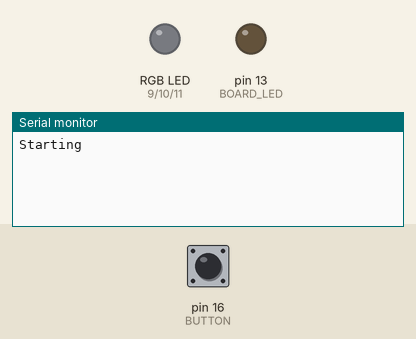
This program was run on a simulated Arduino Uno, built with avr-gcc and run on an emulated ATmega328P. Shown: an RGB LED mixed from three pins (HIGH = lit), output pins drawn as LEDs (lit = HIGH), the last lines printed to the serial monitor. The inputs (shaded band) are chosen by the test bench; at power-on: pin 16 (BUTTON) HIGH. Random numbers use the default seed unless the program sets one.

Above: at 1.2 s.
1.3 s: pin 16 (BUTTON) pulled LOW for 0.15 s
At 3.6 s:
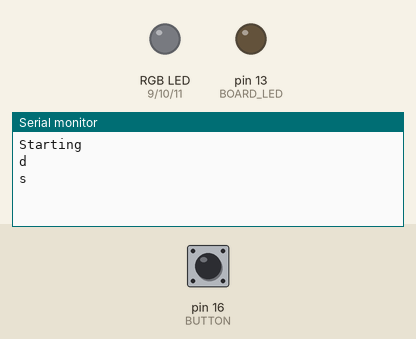
4.0 s: pin 16 (BUTTON) pulled LOW for 1 s
At 5.9 s:
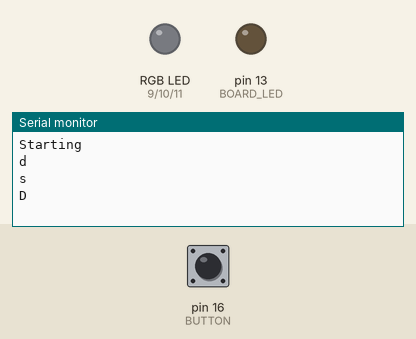

The program:

main.cpp
```cpp
/*--------------------------------------------------------------------
Name:   Carl Olson
Date:   February 28th, 2024
Course: CSCE 336 Embedded Systems (Spring 2024)
File:   main.cpp
HW/Lab: Homework 3

Purp: Further introduce students to peripheral configuration using registers by giving them a project of using a pushbutton and RGB LED to implement morse code

Doc:  N/A

Academic Integrity Statement: I certify that, while others may have
assisted me in brain storming, debugging and validating this program,
the program itself is my own work. I understand that submitting code
which is the work of other individuals is a violation of the honor
code.  I also understand that if I knowingly give my original work to
another individual is also a violation of the honor code.
--------------------------------------------------------------------*/


#include <Arduino.h>
#include "morse.h"

// result values for part 2 of homework
volatile int8_t result_8;
volatile int16_t result_16;
volatile int32_t result_32;
volatile float result_f;

// bool to only allow entrance to section of code on first runthrough
volatile bool firstTime = true;

// bool to only allow the long pause symbol (s) to be printed once
volatile bool printedPause = true;

// store time for keeping track of if long pause occurrs
volatile int time = 0;

// buffer to store last 4 morse code values input through the button
volatile uint8_t last4Morse[4];

//red, green, and blue morse code values for r, g, and b respectively
const uint8_t redMorse[3] = {0, 1, 0};
const uint8_t greenMorse[3] = {1, 1, 0};
const uint8_t blueMorse[4] = {1, 0, 0, 0};

// Definitions for LED assignments:
#define BOARD_LED 5   //pin 13 is PortB bit 5
#define RED_LED 1     //pin 9 is PortB bit 1
#define GREEN_LED 2  //pin 10 is PortB bit 2
#define BLUE_LED 3   //pin 11 is PortB bit 3
#define BUTTON 2


void problem2() {
  // put your main code here, to run repeatedly:
  if(firstTime) {
    firstTime = false;
    int8_t a,b;
    int16_t c,d;
    int32_t e,f;
    float g,h;

    a = (int8_t) (rand() & 0xFF);
    b = (int8_t) (rand() & 0xFF);

    result_8 = a-b;
    asm volatile ("nop");
    result_8 = a/b;


    c = (int16_t) (rand() & 0xFFFF);
    d = (int16_t) (rand() & 0xFFFF);

    result_16 = c-d;
    asm volatile ("nop");
    result_16 = c/d;

    e = (int32_t) (rand() & 0xFFFFFFFF);
    f = (int32_t) (rand() & 0xFFFFFFFF);

    result_32 = e-f;
    asm volatile ("nop");
    result_32 = e/f;


    g = (float) (rand() & 0xFFFF) / 10;
    h = (float) (rand() & 0xFFFF) / 10;
    int x = micros();
    result_f = g - h;
    int y = micros();
    Serial.print("Subtraction microseconds: ");
    Serial.println(y - x);
    asm volatile ("nop");
    x = micros();
    result_f = g / h;
    y = micros();
    Serial.print("Division microseconds: ");
    Serial.println(y - x);

  }

}

void problem4Setup() {
  //Set pinmode for Button as input
  DDRC &= ~(1 << BUTTON);
  //Enable pullup
  PORTC |= (1 << BUTTON);  //set output to enable pullup resistor
  // clarify PUD is 0
  MCUCR &= ~(1 << PUD);


  //arduino code to turn on internal pullup:
  // pinMode(PC2, INPUT_PULLUP);
}

/**
 * Init all of the LEDs and test them
 **/
void LEDInit(){
 //Set pinmode for LEDs to output
  DDRB |= (1 << BOARD_LED);
  DDRB |= (1 << RED_LED);
  DDRB |= (1 << GREEN_LED);
  DDRB |= (1 << BLUE_LED);

  //Turn all off
  PORTB &= ~(1 << BOARD_LED); //clear output
  PORTB &= ~(1 << RED_LED);   //clear output
  PORTB &= ~(1 << GREEN_LED); //clear output
  PORTB &= ~(1 << BLUE_LED);  //clear output
  }

void problem4() {
  // if button is not pressed, enter, otherwise, if button is low, enter else statement
  if (PINC & (1 << BUTTON)) {
    Serial.println("No Button Press");
  } else {
    Serial.println("Button pressed");
  }

}

void problem5c() {
  // print Hi once upon startup
  if (firstTime) {
    firstTime = false;
    char H = 'H';
    char i = 'i';
    morseBlinkChar(2, H);
    morseShortPause();
    morseBlinkChar(1, i);
  }
}

void problem5d() {
  // if button is pressed, time button press
  if (!(PINC & (1 << BUTTON))) {
    time = millis();
    while(!(PINC & (1 << BUTTON))) {}
    time = millis() - time;
    printedPause = false;

    delay(100);
    if (time < 10) {
      return;
    }

    // if button pressed less than 1 sec, print d, otherwise print D
    if (time < 1000) {
      Serial.println("d");
    } else {
      Serial.println("D");
    }

    // reset millis to start pause time
    time = millis();
  }
  // if button hasn't already done a long pause, check to see if it has paused for more than a second and print an s
  else if (!printedPause) {
    int time2 = millis() - time;

    // if the button hasn't been pressed for a second or more, print s for long pause
    if (time2 >= 1000){
      Serial.println("s");
      // set printedPause to true so it only prints the s for long pause once after a buton press
      printedPause = true;
    }
  }
}


void problem5e() {
  // if button is pressed, time button press
  if (!(PINC & (1 << BUTTON))) {
    time = millis();
    while(!(PINC & (1 << BUTTON))) {}
    time = millis() - time;
    printedPause = false;

    delay(100);
    if (time < 10) {
      return;
    }

    for(int i = 0; i < 3; i++) {
        last4Morse[i] = last4Morse[i+1];
      }

    // if button pressed less than 1 sec, print d, otherwise print D
    if (time < 1000) {
      Serial.println("d");
      last4Morse[3] = 0;
    } else {
      Serial.println("D");
      last4Morse[3] = 1;
    }

    // if the last 3-4 button presses were r, turn on red led
    if (!memcmp((const void *)last4Morse + 1, (const void *)redMorse, 3)) {
      memset(last4Morse, 3, 4);
      PORTB |= (1 << RED_LED);
      delay(1000);
      PORTB &= ~(1 << RED_LED);
    // if the last 3-4 button presses were g, turn on green led
    } else if (!memcmp((const void *)last4Morse + 1, (const void *)greenMorse, 3)) {
      memset(last4Morse, 3, 4);
      PORTB |= (1 << GREEN_LED);
      delay(1000);
      PORTB &= ~(1 << GREEN_LED);
    // if the last 3-4 button presses were b, turn on blue led
    } else if (!memcmp((const void *)last4Morse, (const void *)blueMorse, 4)) {
      memset(last4Morse, 3, 4);
      PORTB |= (1 << BLUE_LED);
      delay(1000);
      PORTB &= ~(1 << BLUE_LED);
    }

    // reset millis to start pause time
    time = millis();
  }
  // if button hasn't already done a long pause, check to see if it has paused for more than a second and print an s
  else if (!printedPause) {
    int time2 = millis() - time;

    // if the button hasn't been pressed for a second or more, print s for long pause
    if (time2 >= 1000){
      Serial.println("s");
      memset((const void *)last4Morse, 3, 4);
      // set printedPause to true so it only prints the s for long pause once after a buton press
      printedPause = true;
    }
  }
}

void setup() {
  // put your setup code here, to run once:
  Serial.begin(9600);
  Serial.println("Starting");

  LEDInit();

  problem4Setup();

}

void loop() {
  // problem2();
  // problem4();
  // problem5c();
  // problem5d();
  problem5e();
}
```

morse.c
```cpp
// (licence header left out)
#include <avr/io.h>
#include <Arduino.h>
#include "morse.h"


/**
 * Define a dot as a zero and dash as a 1
 **/
#define DOT 0
#define DASH 1

// LED Pins
#define RED_PIN 1     //pin 9 is PortB bit 1
#define GREEN_PIN 2  //pin 10 is PortB bit 2
#define BLUE_PIN 3   //pin 11 is PortB bit 3

/**
 * These macros convert dots and dashes into a binary representation.
 * The upper three bits indicate the number of dots and dashes.  The
 * other bits contain the dots (0) and dashes (1).  The LSB is the
 * first dot/dash to send and so forth.
 **/
#define MORSE_IN1(a)           ((1<<5) | (a<<0))
#define MORSE_IN2(a,b)         ((2<<5) | (a<<0) | (b<<1))
#define MORSE_IN3(a,b,c)       ((3<<5) | (a<<0) | (b<<1) | (c<<2))
#define MORSE_IN4(a,b,c,d)     ((4<<5) | (a<<0) | (b<<1) | (c<<2) | (d<<3))
#define MORSE_IN5(a,b,c,d,e)   ((5<<5) | (a<<0) | (b<<1) | (c<<2) | (d<<3) | (e<<4))

/**
 * This is a table of all of the morse code strings for a-z.  If you
 * are passed a letter c you can access it in here by using
 * morseTable[c-'a'].  The upper three bits indicate the number of dots
 * and dashes in the code for that character.  The LSB is the first
 * dot/dash, next bit is the second, etc.
 **/
uint8_t morseTable[26] =
  {MORSE_IN2(DOT,DASH), //A
   MORSE_IN4(DASH,DOT,DOT,DOT), //B
   MORSE_IN4(DASH,DOT,DASH,DOT), //C
   MORSE_IN3(DASH,DOT,DOT), //D
   MORSE_IN1(DOT), //E
   MORSE_IN4(DOT,DOT,DASH,DOT), //F
   MORSE_IN3(DASH,DASH,DOT), //G
   MORSE_IN4(DOT,DOT,DOT,DOT), //H
   MORSE_IN2(DOT,DOT), //I
   MORSE_IN4(DOT,DASH,DASH,DASH), //J
   MORSE_IN3(DASH,DOT,DASH), //K
   MORSE_IN4(DOT,DASH,DOT,DOT), //L
   MORSE_IN2(DASH,DASH), //M
   MORSE_IN2(DASH,DOT), //N
   MORSE_IN3(DASH,DASH,DASH), //O
   MORSE_IN4(DOT,DASH,DASH,DOT), //P
   MORSE_IN4(DASH,DASH,DOT,DASH), //Q
   MORSE_IN3(DOT,DASH,DOT), //R
   MORSE_IN3(DOT,DOT,DOT), //S
   MORSE_IN1(DASH), //T
   MORSE_IN3(DOT,DOT,DASH), //U
   MORSE_IN4(DOT,DOT,DOT,DASH), //V
   MORSE_IN3(DOT,DASH,DASH), //W
   MORSE_IN4(DASH,DOT,DOT,DASH), //X
   MORSE_IN4(DASH,DOT,DASH,DASH), //Y
   MORSE_IN4(DASH,DASH,DOT,DOT)}; //Z


/**
 * Sends a long blink on the specified led.
 **/
void morseBlinkLong(uint8_t led){
  //STUDENT CODE
  // Long turn on of the LEDs corresponding with the number sent in
  PORTB |= (((led & LED_RED) << 1) & (1 << RED_PIN)) | (((led & LED_GREEN) << 1) & (1 << GREEN_PIN)) | (((led & LED_BLUE) << 1) & (1 << BLUE_PIN));
  delay(1000);
  // Turn off all LEDs
  PORTB &= ~(0xE);

}

/**
 * Sends a short blink (a dot) on the specified led.
 **/
void morseBlinkShort(uint8_t led){
  //STUDENT CODE
  // Short turn on of the LEDs corresponding with the number sent in
  PORTB |= (((led & LED_RED) << 1) & (1 << RED_PIN)) | (((led & LED_GREEN) << 1) & (1 << GREEN_PIN)) | (((led & LED_BLUE) << 1) & (1 << BLUE_PIN));
  delay(400);
  // Turn off all LEDs
  PORTB &= ~(0xE);

}

/**
 * Perform a long pause (without turning on the LEDs), which should be
 * about the length of a dash.
 **/
void morseLongPause(void){
  //STUDENT CODE
  delay(1000);

}

/**
 * Perform a short pause (without turning on the LEDs), which should
 * be about the length of a dot.
 **/
void morseShortPause(void){
  //STUDENT CODE
  delay(400);


}

/**
 * Sends the right blink sequence for character c on the specified
 * led.  Note that the valid range for c is 'a'-'z' or 'A'-'Z'.
 **/
void morseBlinkChar(uint8_t led, char c){
  uint8_t i;

  //First make sure it is a valid character
  if(!((c >= 'a' && c <= 'z') || (c >= 'A' && c <= 'Z'))){
    //Not valid
    return;
  }

  //If it is upper case, convert to lower case
  if(c >= 'A' && c <= 'Z'){
    c = c - 'A';
    c = c + 'a';
  }

  //Get the number of symbols in the morse code for c
  uint8_t numSymbols = morseTable[c-'a'] >> 5;
  //Now send each character
  for(i = 0; i < numSymbols; i++){
    //Send the right length pulse depending on if the i'th bit is a 1 or 0
    if(((morseTable[c-'a']>>i) & 0x1) == DOT){ morseBlinkShort(led); }
    else{ morseBlinkLong(led); } //DASH
    //Do a short pause, needed between symbols, ok for between
    //characters (but not long enough for between characters)
    morseShortPause();
  }
}


/**
 * Sends the specified string (with len characters) as morse code
 * blinks over the specified LED.  Note that the valid range for c is
 * 'a'-'z' or 'A'-'Z'.
 **/
void morseBlinkString(uint8_t led, char *c, uint8_t len){

  //STUDENT CODE
  //Send a string of characters to be blinked.  Note that between
  //characters there should be a morseLongPause().  You can call
  //morseBlinkChar() to send each character.
  for (int i = 0; i < len; i++) {
    morseBlinkChar(led, c[i]);
    morseLongPause();
  }


}
```

morse.h
```cpp
// (licence header left out)
#ifndef MORSE_H_
#define MORSE_H_
#include <Arduino.h>


/**
 * Macros to use when calling the below functions to indicate which
 * LED(s) to use.  Each is defined as a different bit, so you can OR
 * these together to output on multiple LEDs at once.  For
 * instance:
 *     morseBlinkString(LED_RED | LED_GREEN, "Hello World", 11);
 **/
#define LED_RED (1<<0)
#define LED_GREEN (1<<1)
#define LED_BLUE (1<<2)

#ifdef __cplusplus
extern "C" {
#endif

/**
 * Sends the right blink sequence for character c on the specified
 * led.  Note that the valid range for c is 'a'-'z' or 'A'-'Z'.
 **/
void morseBlinkChar(uint8_t led, char c);

/**
 * Sends the specified string (with len characters) as morse code
 * blinks over the specified LED.  Note that the valid range for c is
 * 'a'-'z' or 'A'-'Z'.
 **/
void morseBlinkString(uint8_t led, char *c, uint8_t len);

void morseShortPause();

#ifdef __cplusplus
}
#endif

#endif /** MORSE_H_ **/
```

Measured:
- after the input at 1.3 s, the serial monitor: prints a new line after 0.25 s (image 1)
- after the input at 4.0 s, the serial monitor: prints a new line after 1.1 s (image 2)
